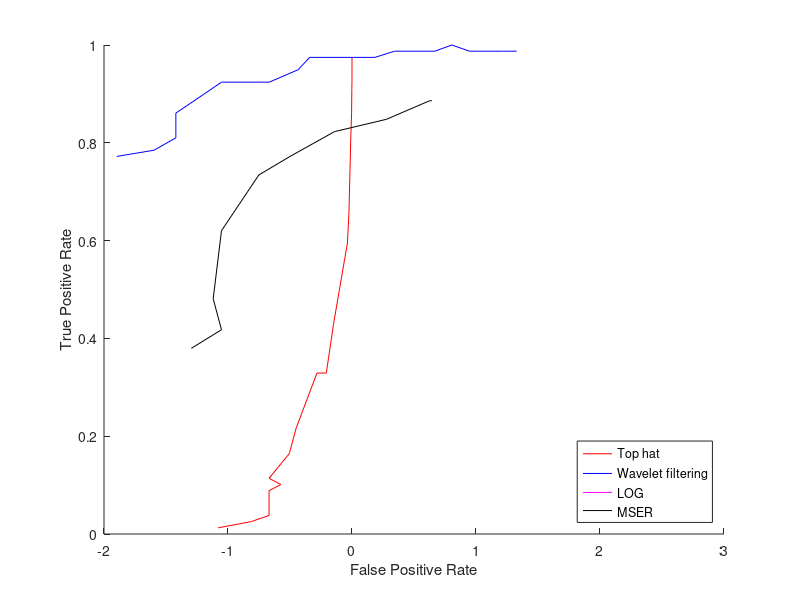
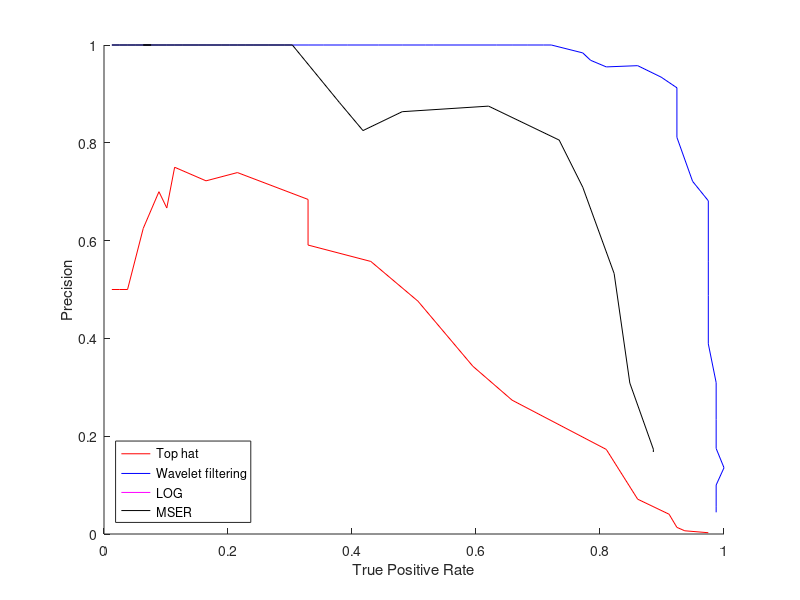

Write the MATLAB code that produced these figures, in order.
%% plot information

clear all
close all

data_tophat = load('th_00.mat');
data_log = load('log_00.mat');
data_mser = load('mser_00.mat');
data_four = load('other_00.mat');

figure; hold on;
plot(log10(data_tophat.VALS(1:end-5,3)), data_tophat.VALS(1:end-5,2), '-r');
plot(log10(data_four.VALS(1:end-8,3)), data_four.VALS(1:end-8,2), '-b');
plot(log10(data_log.VALS(:,3)), data_log.VALS(:,2), '-m');
plot(log10(data_mser.VALS(:,3)), data_mser.VALS(:,2), '-k');
ylabel('True Positive Rate');
xlabel('False Positive Rate');
legend('Top hat','Wavelet filtering','LOG','MSER','Location','SouthEast');

figure; hold on;
plot(data_tophat.VALS(1:end-5,2), data_tophat.VALS(1:end-5,4), '-r');
plot(data_four.VALS(1:end-8,2), data_four.VALS(1:end-8,4), '-b');
plot(data_log.VALS(:,2), data_log.VALS(:,4), '-m');
plot(data_mser.VALS(:,2), data_mser.VALS(:,4), '-k');
ylabel('Precision');
xlabel('True Positive Rate');
legend('Top hat','Wavelet filtering','LOG','MSER','Location','SouthWest');